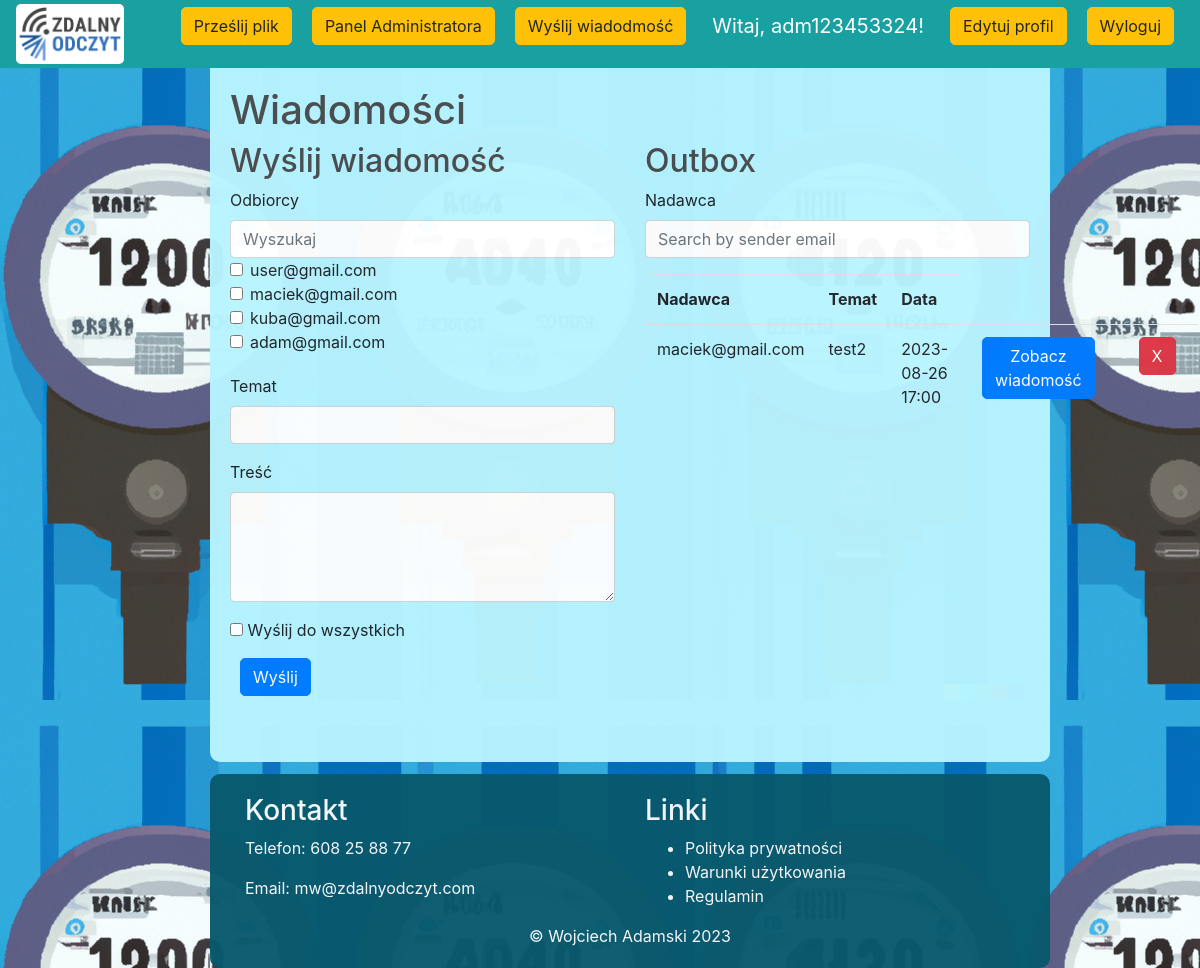
Screenshot of /messages (signed in) with the database file from the repository.
### src/models.py (models this page shows, shortened)
class User(UserMixin, db.Model):
    id = db.Column(db.Integer, primary_key=True)
    email = db.Column(db.String(120), unique=True, index=True)
    password_hash = db.Column(db.String(128))
    is_admin = db.Column(db.Boolean, default=False)
    meters = db.relationship('Meter', backref='user', lazy='dynamic')
    is_active = db.Column(db.Boolean, default=True)
    notes = db.Column(db.Text)
    unread_messages = db.Column(db.Integer, default=0)

class Message(db.Model):
    id = db.Column(db.Integer, primary_key=True)
    sender_id = db.Column(db.Integer, db.ForeignKey('user.id'), nullable=False)
    recipient_id = db.Column(db.Integer, db.ForeignKey('user.id'), nullable=False)
    subject = db.Column(db.String(100), nullable=False)
    content = db.Column(db.Text, nullable=False)
    timestamp = db.Column(db.DateTime, default=datetime.utcnow, nullable=False)
    read = db.Column(db.Boolean, default=False, nullable=False)
    sender = db.relationship('User', foreign_keys=[sender_id], backref=backref('sent_messages', lazy=True))
    recipient = db.relationship('User', foreign_keys=[recipient_id], backref=backref('received_messages', lazy=True))

### src/routes.py (the view, shortened to what this page needs)
@main_routes.route('/messages', methods=['GET', 'POST'])
@login_required
def messages():
    form = MessageForm()
    if current_user.is_admin:
        form.recipient.choices = [(user.id, user.email) for user in User.query.filter_by(is_admin=False)]
    else:
        form.recipient.choices = [(user.id, user.email) for user in User.query.filter_by(id=current_user.id)]
    if current_user.unread_messages > 0:
        current_user.unread_messages = 0
        db.session.commit()
    return render_template('messages.html', form=form)

### src/forms.py
class MessageForm(FlaskForm):
    subject = StringField('Temat', validators=[DataRequired()])
    content = TextAreaField('Treść', validators=[DataRequired()])
    recipient = SelectField('Odbiorca', choices=[], validators=[DataRequired()])
    send_to_all = BooleanField('Wyślij do wszystkich')
    submit = SubmitField('Wyślij')

### src/models.py (called while the page is built)
@login_manager.user_loader
def load_user(user_id):
    return User.query.get(int(user_id))

### templates/messages.html (shortened to what this page needs)
{% extends 'base.html' %}
{% block content %}
  <h1>Wiadomości</h1>
  <div class="row">
    {% if current_user.is_admin %}
      <div class="col-md-6">
        <h2>Wyślij wiadomość</h2>
        <form method="POST">
          <div class="form-group">
            <label class="form-control-label">Odbiorcy</label>
            <div>
              <input type="text" id="email-filter" class="form-control" placeholder="Wyszukaj">
            </div>
            <div id="recipient-list" style="max-height: 100px; overflow-y: auto;">
              {% for value, label in form.recipient.choices %}
                <div class="form-check">
                  <input class="form-check-input" type="checkbox" name="recipient" value="{{ value }}" id="recipient-{{ value }}">
                  <label class="form-check-label" for="recipient-{{ value }}">{{ label }}</label>
                </div>
              {% endfor %}
            </div>
          </div>
          <div class="form-group">
            {{ form.subject.label(class="form-control-label") }}
            {{ form.subject(class="form-control") }}
          </div>
          <div class="form-group">
            {{ form.content.label(class="form-control-label") }}
            {{ form.content(class="form-control", rows=4) }}
          </div>
          <div class="form-group">
            {{ form.send_to_all() }} {{ form.send_to_all.label(class="form-check-label") }}
          </div>
          <div class="form-group">
            {{ form.submit(class="btn btn-primary") }}
          </div>
        </form>
      </div>
    {% endif %}
    <div class="col-md-6">
      <h2>{% if current_user.is_admin %}Outbox{% else %}Inbox{% endif %}</h2>
      <div class="form-group">
        <label class="form-control-label">Nadawca</label>
        <div>
          <input type="text" id="sender-filter" class="form-control" placeholder="Search by sender email">
        </div>
      </div>
      <table class="table">
        <thead>
          <tr>
            <th>Nadawca</th>
            <th>Temat</th>
            <th>Data</th>
          </tr>
        </thead>
        <tbody>
          {% if current_user.is_admin %}
            {% if current_user.sent_messages %}
              {% for message in current_user.sent_messages %}
                <tr>
                  <td>{{ message.recipient.email }}</td>
                  <td>{{ message.subject }}</td>
                  <td>{{ message.timestamp.strftime('%Y-%m-%d %H:%M') }}</td>
                  <td>
                    <a href="{{ url_for('main_routes.message', message_id=message.id) }}" class="btn btn-primary">Zobacz wiadomość</a>
                  </td>
                  <td><a href="{{ url_for('main_routes.delete_message', message_id=message.id) }}" class="btn btn-danger">X</a></td>
                </tr>
              {% endfor %}
            {% else %}
              <tr>
                <td colspan="3"><h2>Brak wysłanych wiadomości.</h2></td>
              </tr>
            {% endif %}
          {% endif %}
        </tbody>
      </table>
    </div>
  </div>
{% endblock %}

### templates/base.html (shortened to what this page needs)
<!DOCTYPE html>
<html>
<head>
    <link rel="stylesheet" href="https://stackpath.bootstrapcdn.com/bootstrap/4.4.1/css/bootstrap.min.css"
>
    <link rel="stylesheet" type="text/css" href="{{ url_for('static', filename='style.css')}}">
</head>
<body>
    <nav class="navbar navbar-fixed-top navbar-expand-lg navbar-dark bg-dark">
    <a class="navbar-brand" href="{{ url_for('main_routes.home') }}"><img src="{{ url_for('static', filename='img/Zdalny_Odczyt_RGB.png') }}" alt="Logo" class="logo">
        </a>
        <div class="collapse navbar-collapse" id="navbarSupportedContent">
            <ul class="navbar-nav mr-auto">
                <li class="nav-item active">
                    <a class="nav-link" href="{{ url_for('main_routes.home') }}">  <span class="sr-only">(current)</span></a>
                </li>
            </ul>
            <div class="form-inline my-2 my-lg-0">
                {% if current_user.is_authenticated %}
                {% if current_user.is_admin %}
                <p><a href="{{ url_for('main_routes.upload_csv') }} " class="btn btn-warning">Prześlij plik</a></p>
                <p><a href="{{ url_for('main_routes.admin_panel') }} " class="btn btn-warning">Panel Administratora</a></p>
                    <p><a href="{{ url_for('main_routes.messages') }}" class="btn btn-warning">Wyślij wiadodmość</a></p>
                {% endif %}
                    <p class="navbar-brand">Witaj, {{ current_user.email.split('@')[0] }}!</p>
                    <p><a href="{{ url_for('main_routes.edit_account') }}" class="btn btn-warning">Edytuj profil</a></p>
                    <p><a href="{{ url_for('main_routes.logout') }} " class="btn btn-warning">Wyloguj</a></p>
                {% else %}
                    <a href="{{ url_for('main_routes.login') }}" class="btn btn-warning">Login</a>
                {% endif %}
            </div>
        </div>
</nav>
<div class="center-box">
    <br>
    {% block content %}
    {% endblock content %}
</div>
<footer class="footer no-print">
    <div class="container">
        <div class="row">
            <div class="col-md-6">
                <h3 style="color: #f9f9f9">Kontakt</h3>
                <p style="color: #f9f9f9">Telefon: 608 25 88 77</p>
                <p style="color: #f9f9f9">Email: mw@zdalnyodczyt.com</p>
            </div>
            <div class="col-md-6">
                <h3 style="color: #f9f9f9">Linki</h3>
                <ul>
                    <li style="color: #f9f9f9"><a href="#" style="color: #f9f9f9">Polityka prywatności</a></li>
                    <li style="color: #f9f9f9"><a href="#" style="color: #f9f9f9">Warunki użytkowania</a></li>
                    <li style="color: #f9f9f9"><a href="#" style="color: #f9f9f9">Regulamin</a></li>
                </ul>
            </div>
        </div>
    </div>
    <center style="color: #f9f9f9">&#169 Wojciech Adamski   2023</center>
</footer>
</body>
</html>

### static/style.css (style rules this page uses)
body { background-image: url('img/background.png'); background-attachment: fixed; }
h1,h2,h3,h4,h5,h6 { color:hsl(0, 0%, 30%); }
.bg-dark { background-color: #19a0a0 !important; }
.btn { border-radius: 5px; margin-inline: 10px; }
.center-box { margin-left: 17.5%; background-color:hsl(189, 100%, 86%) ; border-radius: 10px; opacity: 0.97; width: 70%; align-items: center; height: 100%; min-height: 720px; padding: 20px; margin-top: 3.5%; }
.footer { margin-left: 17.5%; background-color: hsl(192, 85%, 23%); border-radius: 10px; opacity: 0.97; width: 70%; align-items: center; padding: 20px; margin-top: 1%; }
.navbar { z-index: 10000; position: fixed; top: 0px; width: 100%; height: 7%; }
.logo { max-width: 150px; max-height: 60px; margin-right: 10px; border-radius: 5px; background-color: #ffffff; }

### rows the page displays
User: email "adm123453324"
User: email "user@gmail.com"
User: email "maciek@gmail.com"
User: email "kuba@gmail.com"
User: email "adam@gmail.com"
Message: recipient.email "maciek@gmail.com", subject "test2", timestamp "2023-08-26 17:00"
